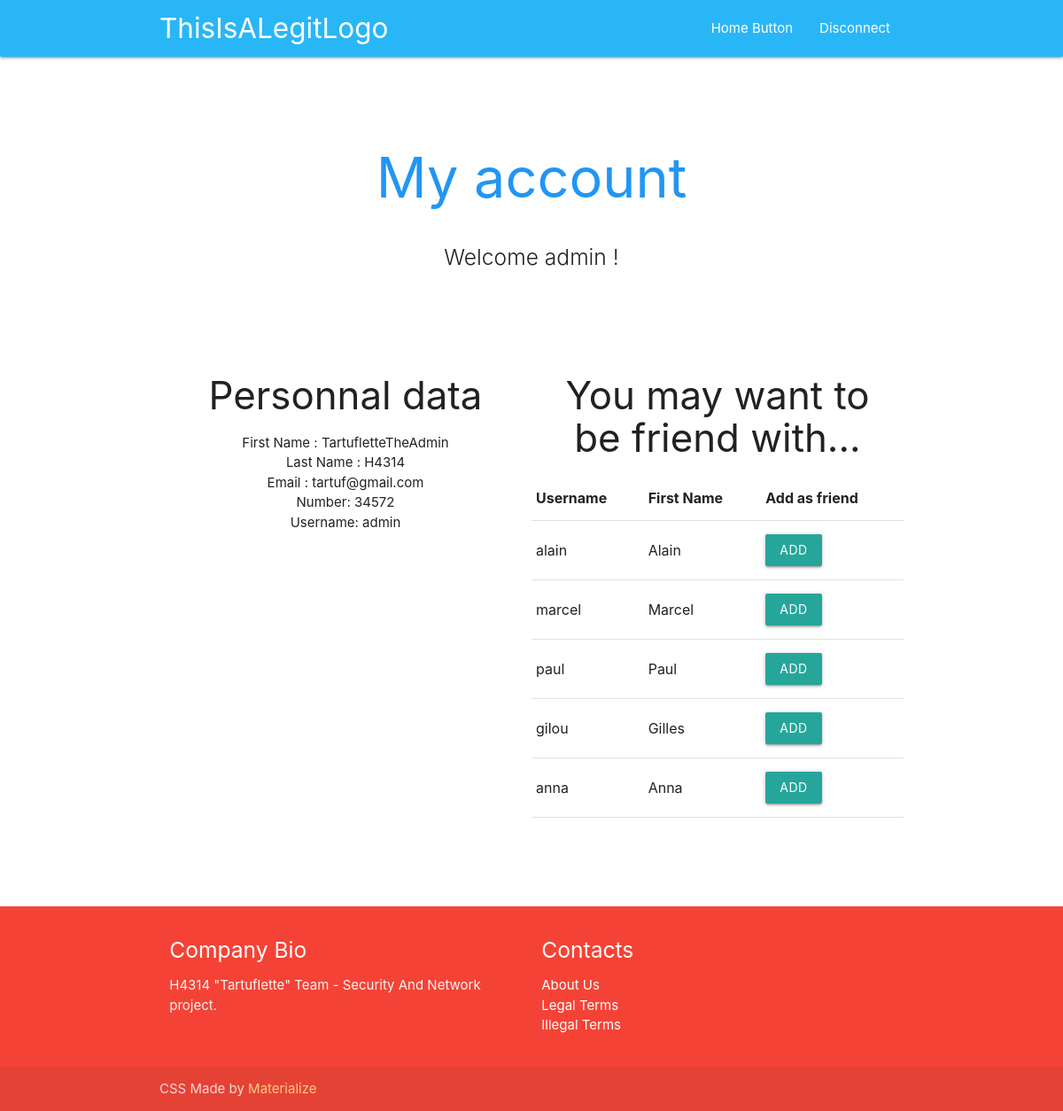
Screenshot of /account.php (signed in) with the database file from the repository.
### tables this page shows
CREATE TABLE IF NOT EXISTS `user` (
  `iduser` INT NOT NULL AUTO_INCREMENT,
  `first_name` VARCHAR(64) NOT NULL,
  `last_name` VARCHAR(64) NOT NULL,
  `email` VARCHAR(64) NULL,
  `number` VARCHAR(16) NULL,
  `username` VARCHAR(64) NOT NULL,
  `password` VARCHAR(45) NOT NULL,
  PRIMARY KEY (`iduser`));

### account.php (the view, shortened to what this page needs)
<?php
$username = $_SESSION['username'];
try {
    $conn = new PDO('mysql:host=localhost;dbname=mydb', "root", "");
} catch (PDOException $e) {
    print "Error : " . $e->getMessage() . "<br/>";
    die();
}
?>
<html lang="en">
<head>
    <link href="css/materialize.css" type="text/css" rel="stylesheet" media="screen,projection"/>
    <link href="css/style.css" type="text/css" rel="stylesheet" media="screen,projection"/>
</head>
<body>
<nav class="light-blue lighten-1" role="navigation">
    <div class="nav-wrapper container"><a id="logo-container" href="#" class="brand-logo">ThisIsALegitLogo</a>
        <ul class="right hide-on-med-and-down">
            <li><a href="index.php">Home Button</a></li>
            <li><a href="disconnect.php">Disconnect</a></li>
        </ul>
    </div>
</nav>
<div class="section no-pad-bot" id="index-banner">
    <div class="container">
        <br><br>
        <h1 class="header center blue-text">My account</h1>
        <div class="row center">
            <h5 class="header col s12 light">Welcome <?php echo $username ?> !</h5>
        </div>
        <br><br>
    </div>
</div>
<div class="container">
    <div class="section">
        <div class="row">
            <div class="col s6 center-align">
                <h3>Personnal data</h3>
                <div class="row">
                    <?php
                    $query = "SELECT * FROM user WHERE username='$username'";
                    $result = $conn->query($query);
                    $data = $result->fetch();
                    echo "First Name : " . $data['first_name'] . "<br/>";
                    echo "Last Name : " . $data['last_name'] . "<br/>";
                    echo "Email : " . $data['email'] . "<br/>";
                    echo "Number: " . $data['number'] . "<br/>";
                    echo "Username: " . $data['username'] . "<br/>";
                    ?>
                </div>
            </div>
            <div class="col s6 center-align">
                <h3>You may want to be friend with...</h3>
                <div class="row">
                    <table>
                        <thead>
                        <tr>
                            <th>Username</th>
                            <th>First Name</th>
                            <th>Add as friend</th>
                        </tr>
                        </thead>
                        <tbody>
                        <?php
                        $query = "SELECT * FROM user WHERE username!='$username'";
                        $result = $conn->query($query);
                        $users = $result->fetchAll();
                        foreach ($users as $user) {
                            echo "<tr>";
                            echo "<td>" . $user['username'] . "</td>";
                            echo "<td>" . $user['first_name'] . "</td>";
                            echo "<td><button class=\"btn waves-effect waves-light\" name=\"action\"
                                    onclick=\"M.toast({html: 'This functionnality is beyond the project area'})\">Add
                            </button></td>";
                            echo "</tr>";
                        }
                        ?>
                        </tbody>
                    </table>
                </div>
            </div>
        </div>
    </div>
    <br><br>
</div>
<footer class="page-footer red">
    <div class="container">
        <div class="row">
            <div class="col l6 s12">
                <h5 class="white-text">Company Bio</h5>
                <p class="grey-text text-lighten-4">H4314 "Tartuflette" Team - Security And Network project.</p>
            </div>
            <div class="col l3 s12">
                <h5 class="white-text">Contacts</h5>
                <ul>
                    <li><a class="white-text" href="#!">About Us</a></li>
                    <li><a class="white-text" href="#!">Legal Terms</a></li>
                    <li><a class="white-text" href="#!">Illegal Terms</a></li>
                </ul>
            </div>
        </div>
    </div>
    <div class="footer-copyright">
        <div class="container">
            CSS Made by <a class="orange-text text-lighten-3" href="http://materializecss.com">Materialize</a>
        </div>
    </div>
</footer>
</body>
</html>

### rows the page displays
user: first_name "TartufletteTheAdmin", last_name "H4314", email "tartuf@gmail.com", number "34572", username "admin"
user: username "alain", first_name "Alain"
user: username "marcel", first_name "Marcel"
user: username "paul", first_name "Paul"
user: username "gilou", first_name "Gilles"
user: username "anna", first_name "Anna"

### other values shown
$username "admin"
